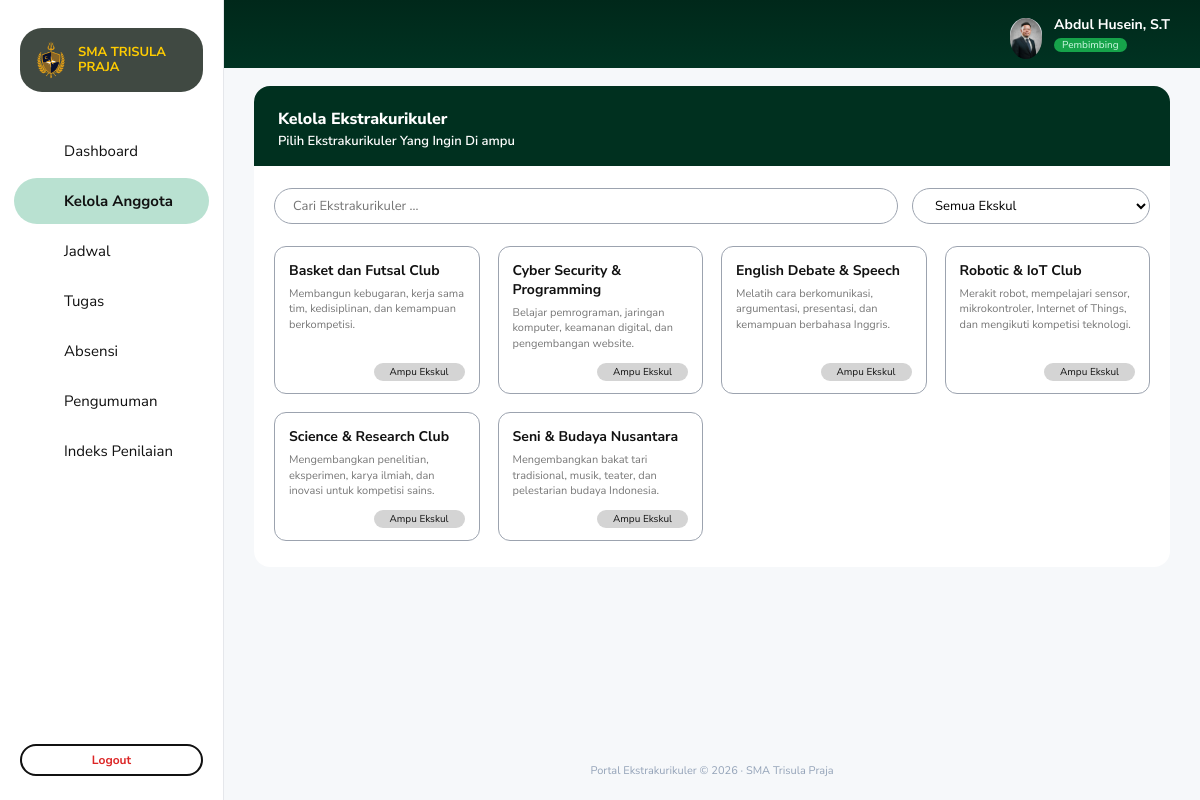
Screenshot of /portal-trisula/kelola_anggota.php (signed in) with the database file from the repository.
### tables this page shows
CREATE TABLE `users` (
  `id` int UNSIGNED NOT NULL,
  `username` varchar(50) NOT NULL,
  `password` varchar(255) NOT NULL,
  `nama` varchar(100) NOT NULL,
  `role` enum('siswa','pembimbing') NOT NULL DEFAULT 'siswa',
  `nis` varchar(20) DEFAULT NULL,
  `angkatan` year DEFAULT NULL,
  `kelas` varchar(30) DEFAULT NULL,
  `created_at` timestamp NULL DEFAULT CURRENT_TIMESTAMP
);

CREATE TABLE `ekskul` (
  `id` int UNSIGNED NOT NULL,
  `nama` varchar(100) NOT NULL,
  `deskripsi` varchar(255) NOT NULL,
  `pembimbing` varchar(100) NOT NULL,
  `pembimbing_id` int UNSIGNED DEFAULT NULL,
  `hari` enum('Senin','Selasa','Rabu','Kamis','Jumat','Sabtu','Minggu') NOT NULL,
  `jam_mulai` time NOT NULL,
  `jam_selesai` time NOT NULL,
  `kuota` smallint UNSIGNED NOT NULL
);

### portal-trisula/includes/auth.php (called while the page is built, shortened)
<?php
function e(?string $v): string
{
    return htmlspecialchars($v ?? '', ENT_QUOTES, 'UTF-8');
}
function is_logged_in(): bool
{
    return isset($_SESSION['user']);
}
function require_role(string $role): array
{
    return $_SESSION['user'];
}

### portal-trisula/kelola_anggota.php (the view, shortened to what this page needs)
<?php
require __DIR__ . '/config/database.php';
require __DIR__ . '/includes/auth.php';
require __DIR__ . '/includes/pembimbing_layout.php';
$session = require_role('pembimbing');
$pdo     = db();
$me      = pembimbing_user($pdo, (int) $session['id']);
$pid     = (int) $me['id'];
function kurl(array $p): string
{
    return 'kelola_anggota.php?' . http_build_query(array_filter($p, fn ($v) => $v !== '' && $v !== null && $v !== 0));
}
$ekskul = null;
pembimbing_header('Kelola Anggota', 'anggota', $me);
if ($flash): ?>
<?php endif;
if (!$ekskul):
    $q = trim($_GET['q'] ?? '');
    $f = (int) ($_GET['f'] ?? 0);
    $semua = $pdo->prepare('SELECT id, nama, deskripsi FROM ekskul WHERE pembimbing_id = ? ORDER BY nama');
    $semua->execute([$pid]);
    $semua = $semua->fetchAll();
    $daftar = array_values(array_filter($semua, fn ($e) =>
        ($q === '' || stripos($e['nama'], $q) !== false) && (!$f || (int) $e['id'] === $f)));
?>
<section class="pb-panel">
    <div class="pb-panel-head"><h2>Kelola Ekstrakurikuler</h2><p>Pilih Ekstrakurikuler Yang Ingin Di ampu</p></div>
    <div class="pb-panel-body">
        <form method="get" class="pb-filter">
            <input type="search" name="q" value="<?= e($q) ?>" placeholder="Cari Ekstrakurikuler ...">
            <select name="f" onchange="this.form.submit()" aria-label="Filter ekskul">
                <option value="0">Semua Ekskul</option>
            </select>
        </form>
        <div class="pb-ekskul-grid">
            <?php foreach ($daftar as $e): ?>
                <article class="pb-ek">
                    <h3><?= e($e['nama']) ?></h3>
                    <p><?= e($e['deskripsi']) ?></p>
                    <a class="pb-pill" href="<?= e(kurl(['ekskul' => $e['id']])) ?>">Ampu Ekskul</a>
                </article>
            <?php endforeach; ?>
        </div>
    </div>
</section>
<?php
endif;
pembimbing_footer();

### portal-trisula/includes/pembimbing_layout.php (shortened to what this page needs)
<?php
function pembimbing_user(PDO $pdo, int $id): array
{
    $st = $pdo->prepare('SELECT id, nama FROM users WHERE id = ?');
    $st->execute([$id]);
    $u = $st->fetch() ?: ['id' => $id, 'nama' => 'Pembimbing'];
    $u['foto'] = '';
    try {
        $st = $pdo->prepare('SELECT foto FROM pembimbing_profil WHERE user_id = ?');
        $st->execute([$id]);
        $u['foto'] = (string) ($st->fetchColumn() ?: '');
    } catch (PDOException $e) {
    }
    return $u;
}
function pb_icon(string $name): string
{
    $p = [
        'home'      => '<path d="M3 11 12 3l9 8"/><path d="M5 10v10h14V10"/>',
        'users'     => '<circle cx="9" cy="8" r="3.5"/><path d="M2 20a7 7 0 0 1 14 0"/><circle cx="17" cy="9" r="2.5"/><path d="M18 14a5 5 0 0 1 4 5"/>',
        'calendar'  => '<rect x="3" y="5" width="18" height="16" rx="2"/><path d="M3 10h18M8 3v4M16 3v4"/>',
        'tasks'     => '<rect x="5" y="3" width="14" height="18" rx="2"/><path d="M9 8h6M9 12h6M9 16h4"/>',
        'check'     => '<rect x="5" y="3" width="14" height="18" rx="2"/><path d="m9 12 2 2 4-4"/>',
        'megaphone' => '<path d="M3 10v4h4l8 5V5L7 10z"/><path d="M18 9a4 4 0 0 1 0 6"/>',
        'chart'     => '<path d="M4 20V4M4 20h16"/><path d="m8 15 3-4 3 2 4-6"/>',
        'user'      => '<circle cx="12" cy="8" r="4"/><path d="M4 21a8 8 0 0 1 16 0"/>',
    ];
    return '<svg viewBox="0 0 24 24" width="22" height="22" fill="none" stroke="currentColor" stroke-width="2" stroke-linecap="round" stroke-linejoin="round" aria-hidden="true">' . ($p[$name] ?? '') . '</svg>';
}
function pembimbing_header(string $title, string $active, array $user): void
{
    $menu = [
        'dashboard'  => ['Dashboard',        'dashboard_pembimbing.php', 'home'],
        'anggota'    => ['Kelola Anggota',   'kelola_anggota.php',       'users'],
        'jadwal'     => ['Jadwal',           'kelola_jadwal.php',        'calendar'],
        'tugas'      => ['Tugas',            'kelola_tugas.php',         'tasks'],
        'absensi'    => ['Absensi',          'kelola_absensi.php',       'check'],
        'pengumuman' => ['Pengumuman',       'kelola_pengumuman.php',    'megaphone'],
        'penilaian'  => ['Indeks Penilaian', 'kelola_penilaian.php',    'chart'],
    ];
    ?>
<!DOCTYPE html>
<html lang="id">
<head>
    <link rel="stylesheet" href="assets/css/pembimbing.css?v=<?= (int) @filemtime(__DIR__ . '/../assets/css/pembimbing.css') ?>">
    <link rel="stylesheet" href="assets/css/pembimbing_kelola.css?v=<?= (int) @filemtime(__DIR__ . '/../assets/css/pembimbing_kelola.css') ?>">
</head>
<body class="pb">
<aside class="pb-side">
    <a href="dashboard_pembimbing.php" class="pb-logo">
        <img src="assets/img/logo.png" alt="" onerror="this.style.display='none'">
        <b>SMA TRISULA<br>PRAJA</b>
    </a>
    <nav>
        <?php foreach ($menu as $key => [$label, $href, $ico]): ?>
            <a href="<?= e($href) ?>" class="<?= $key === $active ? 'on' : '' ?>"><?= pb_icon($ico) ?> <span><?= e($label) ?></span></a>
        <?php endforeach; ?>
    </nav>
    <a href="logout.php" class="pb-logout">Logout</a>
</aside>
<div class="pb-main">
    <header class="pb-top">
        <?php $linkProfil = is_file(__DIR__ . '/../profil_pembimbing.php'); ?>
        <<?= $linkProfil ? 'a href="profil_pembimbing.php"' : 'div' ?> style="display:flex;align-items:center;gap:12px;color:inherit;text-decoration:none">
            <span class="pb-ava"><?php if (!empty($user['foto'])): ?><img src="<?= e($user['foto']) ?>" alt="" style="width:100%;height:100%;object-fit:cover;border-radius:50%"><?php else: ?><?= pb_icon('user') ?><?php endif; ?></span>
            <div><b><?= e($user['nama']) ?></b><em>Pembimbing</em></div>
        </<?= $linkProfil ? 'a' : 'div' ?>>
    </header>
    <main class="pb-page">
<?php
}
function pembimbing_footer(): void
{
    ?>
    </main>
    <footer class="pb-foot">Portal Ekstrakurikuler © <?= date('Y') ?> · SMA Trisula Praja</footer>
</div>
</body>
</html>
<?php
}

### portal-trisula/assets/css/pembimbing.css (style rules this page uses)
:root { --g:#003322; --g2:#00301f; --mint:#b9e1d1; --gold:#ffcc00; --line:#d6dbe0; --bg:#f6f8fa; --mut:#6b7280; }
* { box-sizing:border-box; margin:0; padding:0; }
body.pb { font-family:'Nunito Sans',system-ui,sans-serif; background:var(--bg); color:#111; display:flex; min-height:100vh; font-size:14px; }
a { color:inherit; text-decoration:none; }
.pb-side { width:224px; flex:0 0 224px; background:#fff; border-right:1px solid #e5e7eb; display:flex; flex-direction:column; padding:28px 14px 24px; position:sticky; top:0; height:100vh; }
.pb-logo { display:flex; align-items:center; gap:8px; background:#404942; border-radius:22px; padding:12px 12px; color:var(--gold); font-size:13px; font-weight:800; line-height:1.15; margin:0 6px 36px; min-height:64px; }
.pb-logo img { width:38px; height:38px; object-fit:contain; }
.pb-side nav { display:flex; flex-direction:column; gap:4px; }
.pb-side nav a { display:flex; align-items:center; gap:14px; padding:12px 14px; border-radius:999px; font-size:15px; color:#111; }
.pb-side nav a.on { background:var(--mint); font-weight:700; }
.pb-logout { margin:auto 6px 0; border:2px solid #111; border-radius:999px; text-align:center; padding:6px 0; color:#dc2626; font-size:12px; font-weight:700; }
.pb-main { flex:1; min-width:0; display:flex; flex-direction:column; }
.pb-top { height:68px; background:linear-gradient(180deg,#00281a,#003322); display:flex; justify-content:flex-end; align-items:center; gap:12px; padding:0 30px; color:#fff; }
.pb-top b { display:block; font-size:14px; }
.pb-top em { display:inline-block; font-style:normal; background:#16a34a; color:#d1fae5; font-size:10px; border-radius:999px; padding:0 8px; }
.pb-ava { width:32px; height:32px; border-radius:50%; background:#d1d5db; color:#374151; display:grid; place-items:center; }
.pb-page { flex:1; padding:18px 30px 30px; display:flex; flex-direction:column; gap:18px; }
.pb-foot { text-align:center; font-size:11px; color:#94a3b8; padding:22px; }
.pb-panel { background:#fff; border-radius:16px; overflow:hidden; }
.pb-panel-head { background:var(--g2); color:#fff; padding:22px 24px 16px; }
.pb-panel-head h2 { font-size:16px; font-weight:800; }
.pb-panel-head p { font-size:13px; font-weight:600; margin-top:2px; }
.pb-panel-body { padding:22px 20px 26px; }
.pb-filter { display:flex; gap:14px; margin-bottom:22px; flex-wrap:wrap; }
.pb-filter input[type=search] { flex:1; min-width:200px; height:36px; border:1px solid #9ca3af; border-radius:999px; padding:0 18px; font:inherit; font-size:13px; }
.pb-filter select { height:36px; border:1px solid #9ca3af; border-radius:999px; padding:0 18px; font:inherit; font-size:13px; background:#fff; min-width:130px; }
.pb-ekskul-grid { display:grid; grid-template-columns:repeat(4,1fr); gap:18px; }
.pb-ek { border:1px solid #9ca3af; border-radius:12px; padding:14px 14px 12px; display:flex; flex-direction:column; gap:6px; }
.pb-ek h3 { font-size:14px; }
.pb-ek p { font-size:11px; color:#777; line-height:1.4; flex:1; margin-bottom:6px; }
.pb-pill { align-self:flex-end; background:#d4d4d4; border-radius:999px; padding:2px 16px; font-size:10px; }

### rows the page displays
users: nama "Abdul Husein, S.T"
ekskul: nama "Basket dan Futsal Club", deskripsi "Membangun kebugaran, kerja sama tim, kedisiplinan, dan kemampuan berkompetisi."
ekskul: nama "Cyber Security & Programming", deskripsi "Belajar pemrograman, jaringan komputer, keamanan digital, dan pengembangan website."
ekskul: nama "English Debate & Speech", deskripsi "Melatih cara berkomunikasi, argumentasi, presentasi, dan kemampuan berbahasa Inggris."
ekskul: nama "Robotic & IoT Club", deskripsi "Merakit robot, mempelajari sensor, mikrokontroler, Internet of Things, dan mengikuti kompetisi teknologi."
ekskul: nama "Science & Research Club", deskripsi "Mengembangkan penelitian, eksperimen, karya ilmiah, dan inovasi untuk kompetisi sains."
ekskul: nama "Seni & Budaya Nusantara", deskripsi "Mengembangkan bakat tari tradisional, musik, teater, dan pelestarian budaya Indonesia."

### other values shown
$label "Dashboard"
$label "Kelola Anggota"
$label "Jadwal"
$label "Tugas"
$label "Absensi"
$label "Pengumuman"
$label "Indeks Penilaian"
